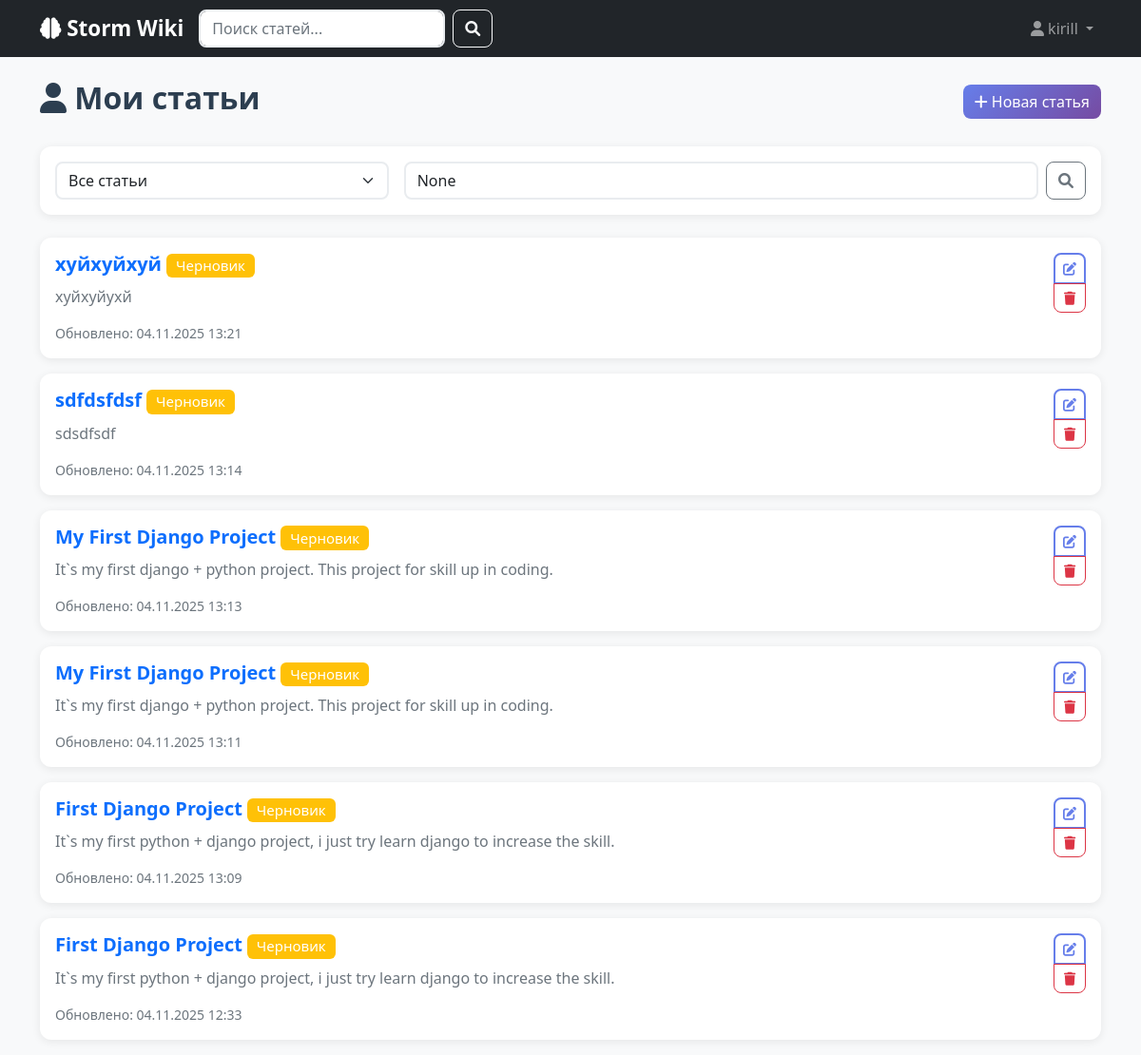
Page /my-articles/ (signed in) on the committed database.
### app/models.py (models this page shows, shortened)
class Article(models.Model):
    title = models.CharField(max_length=200, verbose_name='Заголовок')
    content = models.TextField(verbose_name='Содержание')
    tags = models.ManyToManyField(Tag, blank=True, verbose_name='Теги')
    author = models.ForeignKey(User, on_delete=models.CASCADE, verbose_name='Автор')
    created_at = models.DateTimeField(auto_now_add=True, verbose_name='Создано')
    updated_at = models.DateTimeField(auto_now=True, verbose_name='Обновлено')
    is_published = models.BooleanField(default=True, verbose_name='Опубликовано')
    class Meta:
        verbose_name = 'Статья'
        verbose_name_plural = 'Статьи'
        ordering = ['-updated_at']
        indexes = [
            models.Index(fields=['title']),
            models.Index(fields=['created_at']),
        ]

### app/views.py (the view)
# urls.py: path('my-articles/', views.my_articles, name='my_articles'),
@login_required
def my_articles(request):
    articles = Article.objects.filter(author=request.user)
    query = request.GET.get('q')
    if query:
        articles = articles.filter(
            Q(title__icontains=query) |
            Q(content__icontains=query)
        )
    status_filter = request.GET.get('status')
    if status_filter == 'published':
        articles = articles.filter(is_published=True)
    elif status_filter == 'draft':
        articles = articles.filter(is_published=False)
    paginator = Paginator(articles, 10)
    page_number = request.GET.get('page')
    page_obj = paginator.get_page(page_number)
    context = {
        'articles': page_obj,
        'page_obj': page_obj,
        'query': query,
        'status_filter': status_filter,
    }
    return render(request, 'my_articles.html', context)

### app/templates/my_articles.html (shortened to what this page needs)
{% extends 'index.html' %}
{% block content %}
<div class="d-flex justify-content-between align-items-center mb-4">
    <h2><i class="fas fa-user"></i> Мои статьи</h2>
    <a href="{% url 'article_create' %}" class="btn btn-primary">
        <i class="fas fa-plus"></i> Новая статья
    </a>
</div>
<div class="card mb-4">
    <div class="card-body">
        <div class="row g-3">
            <div class="col-md-4">
                <select class="form-select" onchange="window.location.href=this.value">
                    <option value="?status=all">Все статьи</option>
                </select>
            </div>
            <div class="col-md-8">
                <form method="get" class="d-flex">
                    <input type="text" name="q" class="form-control me-2"
                           placeholder="Поиск по моим статьям..." value="{{ query }}">
                    <button type="submit" class="btn btn-outline-secondary">
                        <i class="fas fa-search"></i>
                    </button>
                </form>
            </div>
        </div>
    </div>
</div>
{% for article in articles %}
<div class="card mb-3">
    <div class="card-body">
        <div class="d-flex justify-content-between align-items-start">
            <div class="flex-grow-1">
                <h5 class="card-title">
                    <a href="{% url 'article_detail' article.pk %}" class="text-decoration-none">
                        {{ article.title }}
                    </a>
                    {% if not article.is_published %}
                    <span class="badge bg-warning">Черновик</span>
                    {% endif %}
                </h5>
                <p class="card-text text-muted">
                    {{ article.content|truncatewords:30 }}
                </p>
                <div class="d-flex justify-content-between align-items-center">
                    <small class="text-muted">
                        Обновлено: {{ article.updated_at|date:"d.m.Y H:i" }}
                    </small>
                </div>
            </div>
            <div class="btn-group-vertical ms-3">
                <a href="{% url 'article_edit' article.pk %}" class="btn btn-sm btn-outline-primary">
                    <i class="fas fa-edit"></i>
                </a>
                <a href="{% url 'article_delete' article.pk %}" class="btn btn-sm btn-outline-danger">
                    <i class="fas fa-trash"></i>
                </a>
            </div>
        </div>
    </div>
</div>
{% endfor %}
{% endblock %}

### app/templates/index.html (shortened to what this page needs)
<!DOCTYPE html>
<html lang="ru">
<head>
    <link href="https://cdn.jsdelivr.net/npm/bootstrap@5.1.3/dist/css/bootstrap.min.css" rel="stylesheet">
    <link href="https://cdnjs.cloudflare.com/ajax/libs/font-awesome/6.0.0/css/all.min.css" rel="stylesheet">
</head>
<body>
    <nav class="navbar navbar-expand-lg navbar-dark bg-dark">
        <div class="container">
            <a class="navbar-brand" href="{% url 'article_list' %}">
                <i class="fas fa-brain"></i> Storm Wiki
            </a>
            <div class="d-flex search-box">
                <form method="get" action="{% url 'article_list' %}" class="d-flex w-100">
                    <input class="form-control me-2" type="search" name="q"
                           placeholder="Поиск статей..." value="{{ request.GET.q }}">
                    <button class="btn btn-outline-light" type="submit">
                        <i class="fas fa-search"></i>
                    </button>
                </form>
            </div>
            <div class="navbar-nav ms-auto">
                {% if user.is_authenticated %}
                <div class="nav-item dropdown">
                    <a class="nav-link dropdown-toggle" href="#" role="button" data-bs-toggle="dropdown">
                        <i class="fas fa-user"></i> {{ user.username }}
                    </a>
                </div>
                {% endif %}
            </div>
        </div>
    </nav>
    <div class="container mt-4 fade-in">
        {% block content %}
        {% endblock %}
    </div>
</body>
</html>

### app/templates/index.html (style rules this page uses)
.search-box { max-width: 400px; }
.navbar-brand { font-weight: 600; font-size: 1.4rem; }
.nav-link { font-weight: 500; transition: color 0.3s ease; }
.card { border: none; box-shadow: 0 2px 10px rgba(0,0,0,0.08); border-radius: 12px; }
.btn { border-radius: 8px; font-weight: 500; transition: all 0.3s ease; }
.btn-primary { background: linear-gradient(135deg, #667eea 0%, #764ba2 100%); border: none; }
.btn-outline-primary { border: 2px solid #667eea; color: #667eea; }
.form-control, .form-select { border-radius: 8px; border: 2px solid #e9ecef; transition: all 0.3s ease; }
h1, h2, h3, h4, h5, h6 { color: #2c3e50; font-weight: 600; }
body { background-color: #f8f9fa; color: #495057; font-family: 'Segoe UI', Tahoma, Geneva, Verdana, sans-serif; }
a { text-decoration: none; transition: color 0.3s ease; }
.badge { border-radius: 6px; font-weight: 500; }
.fade-in { animation: fadeIn 0.5s ease-out; }

### rows in the picture
Article: title "хуйхуйхуй", is_published "Черновик", content "хуйхуйухй", updated_at "04.11.2025 13:21"
Article: title "sdfdsfdsf", is_published "Черновик", content "sdsdfsdf", updated_at "04.11.2025 13:14"
Article: title "My First Django Project", is_published "Черновик", content "It`s my first django + python project. This project for skill up in coding.", updated_at "04.11.2025 13:13"
Article: title "My First Django Project", is_published "Черновик", content "It`s my first django + python project. This project for skill up in coding.", updated_at "04.11.2025 13:11"
Article: title "First Django Project", is_published "Черновик", content "It`s my first python + django project, i just try learn django to increase the skill.", updated_at "04.11.2025 13:09"
Article: title "First Django Project", is_published "Черновик", content "It`s my first python + django project, i just try learn django to increase the skill.", updated_at "04.11.2025 12:33"

### other values in the picture
{{ user.username }} "kirill"
